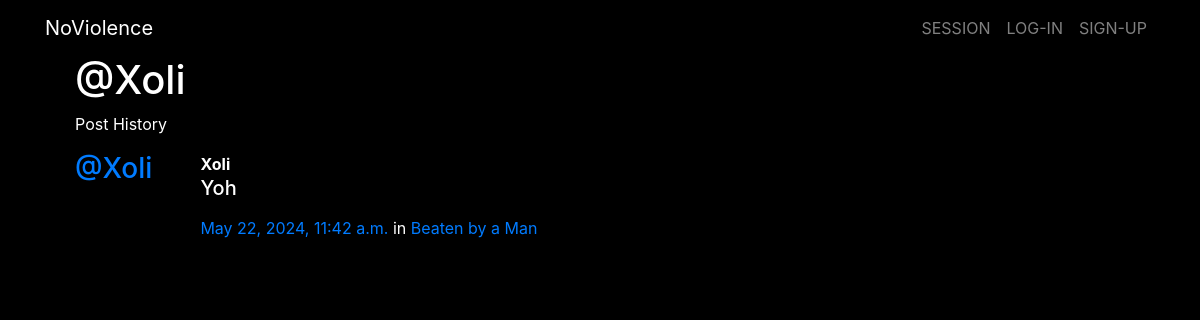
The app's page /posts/by/Xoli/ with its own data.
### posts/models.py (models this page shows, shortened)
class Post(models.Model):
    user = models.ForeignKey(User, related_name="posts",on_delete=models.CASCADE)
    created_at = models.DateTimeField(auto_now=True)
    message = models.TextField()
    message_html = models.TextField(editable=False)
    group = models.ForeignKey(Group, related_name="posts",null=True, blank=True,on_delete=models.CASCADE)
    class Meta:
        ordering = ["-created_at"]
        unique_together = ["user", "message"]

### groups/models.py (models this page shows, shortened)
class Group(models.Model):
    name = models.CharField(max_length=255, unique=True)
    slug = models.SlugField(allow_unicode=True, unique=True)
    description = models.TextField(blank=True, default='')
    description_html = models.TextField(editable=False, default='', blank=True)
    members = models.ManyToManyField(User,through="GroupMember")
    class Meta:
        ordering = ["name"]

### posts/views.py (the view)
# urls.py: path("by/<username>/",views.UserPosts.as_view(),name="for_user"),
class UserPosts(generic.ListView):
    model = models.Post
    template_name = "posts/user_post_list.html"
    def get_queryset(self):
        try:
            self.post_user = User.objects.prefetch_related("posts").get(
                username__iexact=self.kwargs.get("username")
            )
        except User.DoesNotExist:
            raise Http404
        else:
            return self.post_user.posts.all()
    def get_context_data(self, **kwargs):
        context = super().get_context_data(**kwargs)
        context["post_user"] = self.post_user
        return context

### posts/templates/posts/user_post_list.html
{% extends "posts/post_base.html" %}
{% block prepost %}
<div class="col-md-4">
	<h1>@{{ post_user.username }}</h1>
	<p>Post History</p>
</div>
{% endblock %}
{% block post_content %}
<div class="col-md-8">
	{% for post in post_list %}
		{% include "posts/_post.html" %}
	{% endfor %}
</div>
{% endblock %}

### posts/templates/posts/_post.html (shortened to what this page needs)
<div class="media">
	<h3 class="mr-5"><a href="{% url 'posts:for_user' username=post.user.username %}">@{{ post.user.username }}</a></h3>
	<div class="media-body">
		<strong>{{ post.user.username }}</strong>
		<h5>{{ post.message_html|safe }}</h5>
			<time class="time"><a href="{% url 'posts:single' username=post.user.username pk=post.pk %}">{{ post.created_at }}</a></time>
			{% if post.group %}
			<span class="group-name">in <a href="#">{{ post.group.name }}</a></span>
			{% endif %}
	</div>
</div>

### static/simplesocial/css/master.css (style rules this page uses)
body { margin: 0; overflow: hidden; background-color: black; color:white; }

### records on screen
Post: user.username "Xoli", message_html "Yoh", created_at "May 22, 2024, 11:42 a.m.", group.name "Beaten by a Man"

### other values on screen
{{ post_user.username }} "Xoli"
